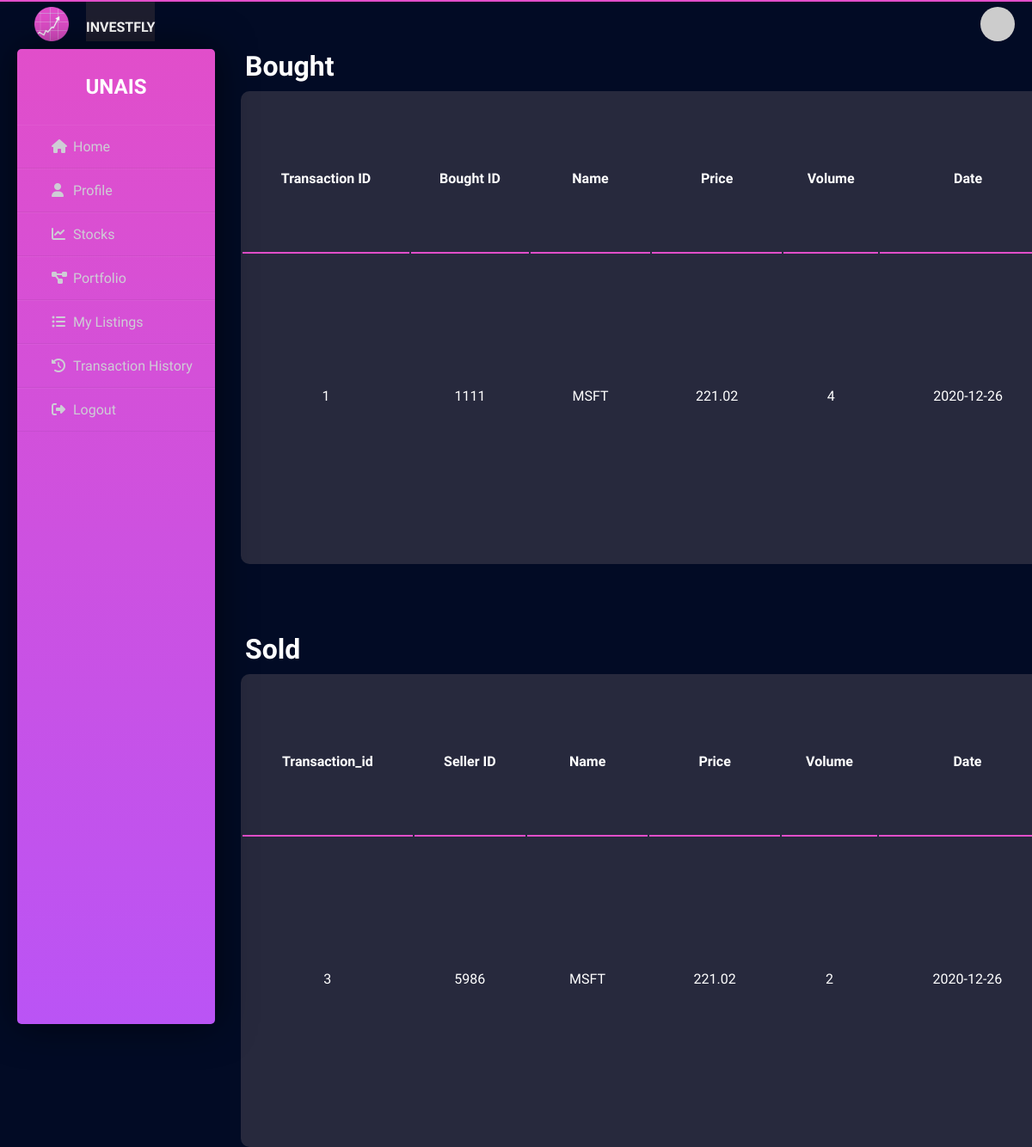
The page /history (signed in) on the database its author committed.
### app/models.py (models this page shows, shortened)
class user_login(UserMixin, db.Model):
    id = db.Column(db.Integer, primary_key=True, nullable=False, unique=True)
    username = db.Column(db.String(64), index=True, unique=True, nullable=False)
    email = db.Column(db.String(120), index=True, unique=True, nullable=False)
    password_hash = db.Column(db.String(128))
    def avatar(self, size):
        digest = md5(self.email.lower().encode('utf-8')).hexdigest()
        return 'https://www.gravatar.com/avatar/{}?d=identicon&s={}'.format(digest, size)

class transaction(db.Model):
    id = db.Column(db.Integer, primary_key=True, nullable=False)
    transaction_date = db.Column(db.Date, nullable=False)
    buyer_id = db.Column(db.Integer, nullable=False)
    quantity = db.Column(db.Integer, nullable=False)
    seller_id = db.Column(db.Integer, nullable=False)
    selling_price = db.Column(db.Float, nullable=False)
    stock_name = db.Column(db.String, db.ForeignKey('stock.stock_name',onupdate='CASCADE',ondelete='NO ACTION'), nullable=False)
    def get_bought_list(self):
        return [self.id ,self.seller_id, self.stock_name, self.selling_price , self.quantity , self.transaction_date]
    def get_sold_list(self):
        return [self.id ,self.buyer_id, self.stock_name, self.selling_price , self.quantity , self.transaction_date]

### app/routes.py (the view)
@app.route('/history' , methods = ['GET' , 'POST'])
def history():
    Sold_headings = ['Transaction_id' ,'Seller ID ' ,'Name' , 'Price' , 'Volume' , 'Date']
    sold = transaction.query.filter_by(seller_id=current_user.id).all()
    sold_stocks = []
    for i in range(len(sold)):
        sold_stocks.append(sold[i].get_sold_list())
    Bought_headings = ['Transaction ID' ,'Bought ID ' ,'Name' , 'Price' , 'Volume' , 'Date']
    bought = transaction.query.filter_by(buyer_id=current_user.id).all()
    bought_stocks = []
    for i in range(len(bought)):
        bought_stocks.append(bought[i].get_bought_list())
    return render_template("history.html" ,Bought=bought_stocks , Sold=sold_stocks  ,Bought_headings=Bought_headings , Sold_headings=Sold_headings)

### app/models.py (called while the page is built)
@app.before_request
def before_request():
    session.permanent = True
    app.permanent_session_lifetime = timedelta(seconds=600)

@login.user_loader
def load_user(id):
    return user_login.query.get(int(id))

### app/templates/history.html (shortened to what this page needs)
{% extends "base2.html" %}
{% block head %}
    <link rel= "stylesheet" type= "text/css" href= "{{url_for('static',filename='css/portfolio.css')}}">
{% endblock %}
{% block content %}
<div class=row1>
    <h1 class="above">Bought</h1>
    <table class="table">
      <tr class="tab_head">
          {% for header in Bought_headings %}
          <th class="tab_b">{{ header }}</th>
          {% endfor %}
      </tr>
      {% for row in Bought %}
      <tr>
          {% for cell in row %}
          <td class="tab_body">{{ cell }}</td>
          {% endfor %}
      </tr>
      {% endfor %}
   </table>
</div>
<div class=row1>
    <h1 class="below">Sold</h1>
    <table class="table">
      <tr class="tab_head">
          {% for header in Sold_headings %}
          <th class="tab_b">{{ header }}</th>
          {% endfor %}
      </tr>
      {% for row in Sold %}
      <tr>
          {% for cell in row %}
          <td class="tab_body">{{ cell }}</td>
          {% endfor %}
      </tr>
      {% endfor %}
   </table>
</div>
{% endblock %}

### app/templates/base2.html (shortened to what this page needs)
<!DOCTYPE html>
<html lang="en">
<head>
    <link rel= "stylesheet" type= "text/css" href= "{{url_for('static',filename='css/base2.css')}}">
    {% block head %}{% endblock %}
</head>
<body>
<div class="wrapper">
    <img class="img" src="{{url_for('static',filename='img/logo1.png')}}" width="40" height="40" alt="" loading="lazy">
    <div class="header">
        <h4>INVESTFLY</h4>
    </div>
    <img class="user" src="{{current_user.avatar(128)}}" width="40" height="40" alt="" loading="lazy">
    <div class="sidebar">
        <h2>{{current_user.username}}</h2>
        <ul>
            <li><a href="{{ url_for('home_page' )}}"><i class="fas fa-home"></i>Home</a></li>
            <li><a href="{{ url_for('profile') }}"><i class="fas fa-user"></i>Profile</a></li>
            <li><a href="{{ url_for('stocks') }}"><i class="fas fa-chart-line"></i>Stocks</a></li>
            <li><a href="{{ url_for('portfolio') }}"><i class="fas fa-project-diagram"></i>Portfolio</a></li>
            <li><a href="{{ url_for('myListings') }}"><i class="fas fa-list-ul"></i>My Listings</a></li>
            <li><a href="{{ url_for('history') }}"><i class="fas fa-history"></i>Transaction History</a></li>
            <li><a href="{{ url_for('logout') }}"><i class="fas fa-sign-out-alt"></i>Logout</a></li>
        </ul>
    </div>
</div>
{% block content%}
{% endblock %}
</body>
</html>

### app/Static/css/base2.css (style rules this page uses)
* { margin: 0; padding: 0; box-sizing: border-box; list-style: none; text-decoration: none; font-family: 'Josefin Sans', sans-serif; }
::placeholder { color:ghostwhite; }
body { background-color: rgb(2, 11, 37); }
.wrapper { border-top: 2px solid #e14eca; width: 100%; display: flex; position: relative; }
.wrapper .sidebar { margin-left: 20px; margin-top: 55px; width: 230px; height: 85%; background: #ba54f5; background: -webkit-linear-gradient(0deg, #ba54f5 0%, #e14eca 100%); background: -o-linear-gradient(0deg, #ba54f5 0%, #e14eca 100%); background: -moz-linear-gradient(0deg, #ba54f5 0%, #e14eca 100%); background: linear-gradient(0deg, #ba54f5 0%, #e14eca 100%); padding: 30px 0px; position: fixed; border-radius: 5px; box-shadow: 0px 0px 45px 0px rgba(0, 0, 0, 0.6); display: block; overflow: auto; }
.wrapper .sidebar h2 { color: #fff; text-transform: uppercase; text-align: center; margin-bottom: 30px; }
.wrapper .sidebar ul li { padding: 15px; border-bottom: 1px solid #bdb8d7; border-bottom: 1px solid rgba(0,0,0,0.05); border-top: 1px solid rgba(255,255,255,0.05); }
.wrapper .sidebar ul li a { margin-left: 25px; color: #cecdd5; display: block; }
.wrapper .sidebar ul li a .fas { width: 25px; }
.wrapper .header { padding-top: 20px; background: #1e1e2f; color: white; text-transform: uppercase; text-align: center; margin-left: 20px; }
.wrapper .img { margin-top: 6px; margin-left: 40px; }
.wrapper .user { border-radius: 50%; margin-left: 80% ; margin-top: 6px; }

### app/Static/css/portfolio.css (style rules this page uses)
.table { overflow: hidden; background-color: #27293d; width: 950px; padding-bottom: 30px; padding-top: 15px; border-radius: 10px; height: 550px; }
.row1 { margin-left: 280px; margin-top: 10px; }
.tab_body { color: white; padding: 20px; text-align: center; }
.tab_head { color: white; }
.tab_b { padding: 5px; border-bottom: 2px solid #e14eca; }

### app/templates/history.html (style rules this page uses)
h1 { color:white; padding-left: 5px; padding-bottom: 10px; }
.above { padding-top: -30px; }
.below { padding-top:70px ; }

### rows shown on the page
user_login: username "UNAIS"
transaction: row "1" "4", seller "1111", stock_name "MSFT", selling_price "221.02", transaction_date "2020-12-26"
transaction: row "3" "2", buyer "5986", stock_name "MSFT", selling_price "221.02", transaction_date "2020-12-26"

### other values the page prints
{{ header }} "Transaction ID" "Bought ID" "Name" "Price" "Volume" "Date"
{{ header }} "Transaction_id" "Seller ID" "Name" "Price" "Volume" "Date"
